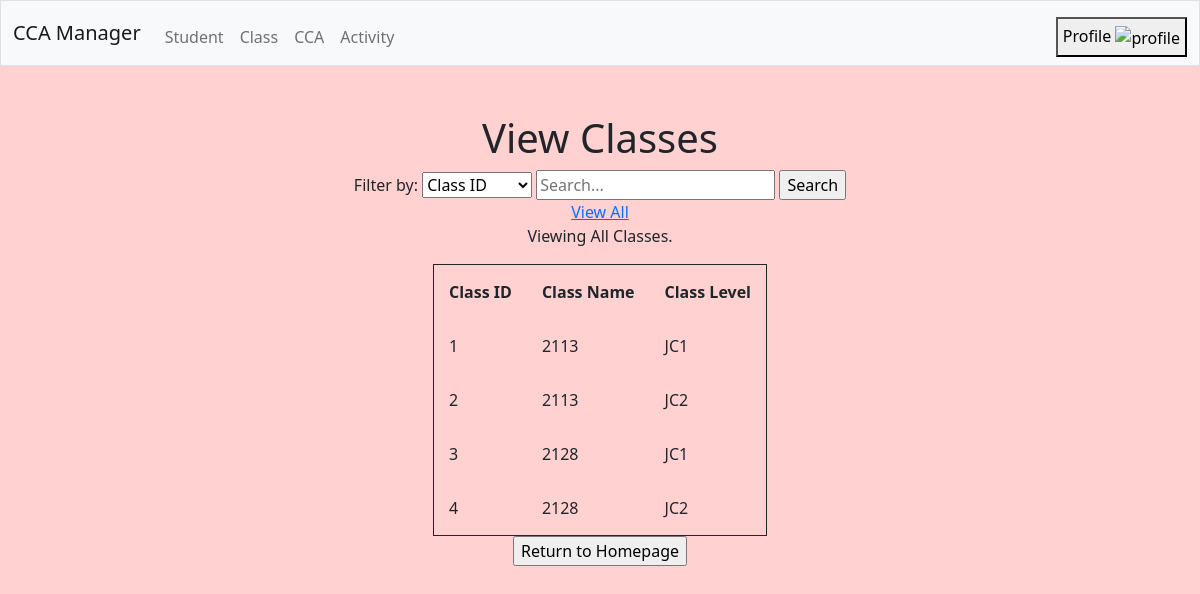
The app's page /view/classes with its own data.
### tables this page shows
CREATE TABLE class(
    id INTEGER,
    name TEXT,
    level TEXT CHECK(
        level IN ("JC1", "JC2")
        ),
    PRIMARY KEY(id)
);

### main.py (the view, shortened to what this page needs)
@app.route('/view/<form>', methods=['POST', 'GET'])
def view(form):
    if request.method == 'POST': # filter functions for view page
        search_key = request.form['search_key'] # str
        search_value = request.form['search_value'] # str
        data = storage.database[form].find(
            {search_key: search_value}
        ) # list of dict
    if form == 'students':
        if request.method == 'POST': # filter
            if data == []:
                return frontend.view_student(
                    data=data,
                    message='Student {} {} cannot be found.'.format(search_key, search_value)
                )
            else:
                return frontend.view_student(
                    data=data,
                    message="Viewing Students with {} {}.".format(search_key, search_value)
                )
        else:
            data = storage.database[form].get_all() # list of dict
            return frontend.view_student(data=data, message='Viewing All Students.')
    elif form == 'classes':
        if request.method == 'POST': # filter
            if data == []:
                return frontend.view_class(
                    data=data,
                    message='Class {} {} cannot be found.'.format(search_key, search_value)
                )
            else:
                return frontend.view_class(
                    data=data,
                    message="Viewing Classes with {} {}.".format(search_key, search_value)
                )
        else:
            data = storage.database[form].get_all() # list of dict
            return frontend.view_class(data=data, message='Viewing All Classes.')

### frontend.py (called while the page is built)
def view_class(data: list, message="") -> None:
    return render_template("view.html",
                           entity="classes",
                           headers=[
                               {"label": "Class ID", "value": "id"},
                               {"label": "Class Name", "value": "name"},
                               {"label": "Class Level", "value": "level"}],
                           data=data,
                           message=message)

### storage.py (called while the page is built)
    def execute(self, sql_statement:str, values={}) -> list:
        with sqlite3.connect('database.db') as conn:
            conn.row_factory = sqlite3.Row # turns output into dict
            cur = conn.cursor()
            cur.execute(sql_statement, values)
            results = cur.fetchall()
            list_of_dict = []
            for record in results:
                list_of_dict.append(dict(record)) # convert Row object to dict
            return list_of_dict

    def get_all(self, column='*') -> list:
        sql_statement = 'SELECT ' + column + ' FROM ' + self.__table
        return self.execute(sql_statement)

### templates/view.html (shortened to what this page needs)
{% extends "layout.html" %}
{% block main %}
    <h1>View {{ entity | title }}</h1>
    {% if entity == "subject" %}
    <h2>Subjects Taken</h2>
    <h3>Student Name: {{ student_name['name'] }}</h3>
    <table>
        <tr>
            {% for header in headers %}
            <th>{{ header['label'] }}</th>
            {% endfor %}
        </tr>
        {% for record in data %}
        <tr>
            {% for value in record.values() %}
            <td>{{ value }}</td>
            {% endfor %}
        </tr>
        {% endfor %}
    </table>
    <p><a href="/view/students">Return to View Student</a></p>
    {% else %}
    <form action="/view/{{ entity }}" method="POST">
        <label for="search_key">Filter by: </label>
        <select name="search_key" id="search_key">
            {% for header in headers %}
            <option value="{{ header['value'] }}">{{ header['label'] }}</option>
            {% endfor %}
        </select>
        <input
            id="search_value"
            type="text"
            name="search_value"
            value=""
            placeholder="Search..."
            autocomplete="off"
            required
            >
        <input type="submit" value="Search">
    </form>
    <a href="/view/{{ entity }}">View All</a>
    <p id="fail">{{ message }}</p>
    <table>
        <tr>
            {% for header in headers %}
            <th>{{ header['label'] }}</th>
            {% endfor %}
        </tr>
        {% for record in data %}
        <tr>
            {% for value in record.values() %}
            <td>{{ value }}</td>
            {% endfor %}
        </tr>
        {% endfor %}
    </table>
    {% endif %}
    <form action="/index" method="GET">
        <input type="submit" value="Return to Homepage">
    </form>
{% endblock %}

### static/styles.css (style rules this page uses)
body { background-color: #ffd1d1; }
table { border: 1px solid; margin-left: auto; margin-right: auto; }
th, td { padding: 15px; text-align: left; }

### records on screen
class: values "1", name "2113", level "JC1"
class: values "2", name "2113", level "JC2"
class: values "3", name "2128", level "JC1"
class: values "4", name "2128", level "JC2"

### other values on screen
{{ entity | title }} "Classes"
{{ message }} "Viewing All Classes."
{{ header['label'] }} "Class ID" "Class Name" "Class Level"
form field search_key "Class ID"
